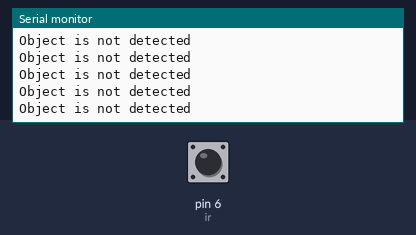
The sketch below on a simulated Arduino Uno, built with avr-gcc and run on an emulated ATmega328P. Parts: the last lines printed to the serial monitor. Inputs (shaded band) come from the test bench; at power-on: pin 6 (ir) HIGH.

Above: at 1.2 s.
1.3 s: pin 6 (ir) driven LOW
At 2.2 s:
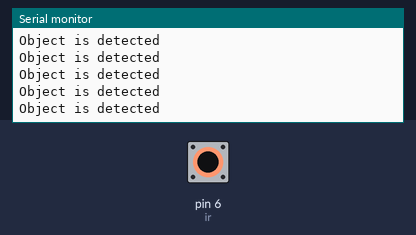
3.2 s: pin 6 (ir) driven HIGH
At 3.8 s:
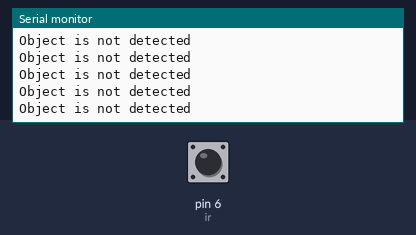
6.2 s: pin 6 (ir) driven LOW
At 7.2 s:
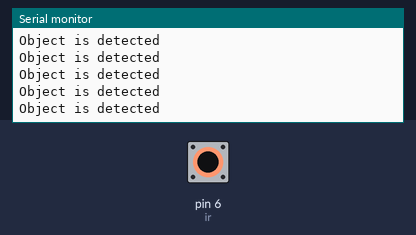
9.2 s: pin 6 (ir) driven HIGH
At 10.2 s:
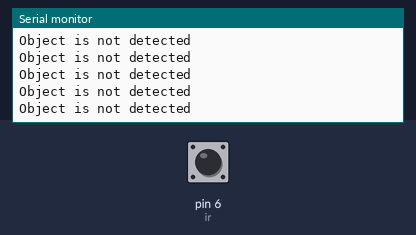
12.2 s: pin 6 (ir) driven LOW
At 12.8 s:
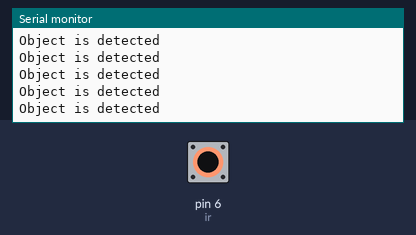
15.2 s: pin 6 (ir) pulsed HIGH 2 times (0.12 s each, 0.3 s apart)
At 15.7 s:
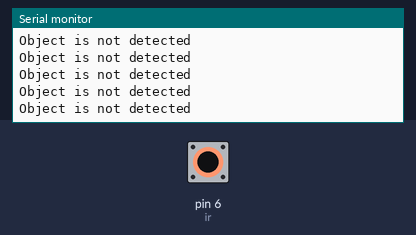

The sketch:

irsensor.ino
```cpp
#define ir 6
void setup()
{
  pinMode(ir,INPUT);
  Serial.begin(9600);
}
void loop()
{
  int irvalue=digitalRead(ir);

 if(irvalue==LOW)
 {
  Serial.println("Object is detected");
  }
 else
 {
  Serial.println("Object is not detected");
 }
}
```

Measured:
- after the input at 1.3 s, the serial monitor: prints a new line after 0.07 s (image 1)
